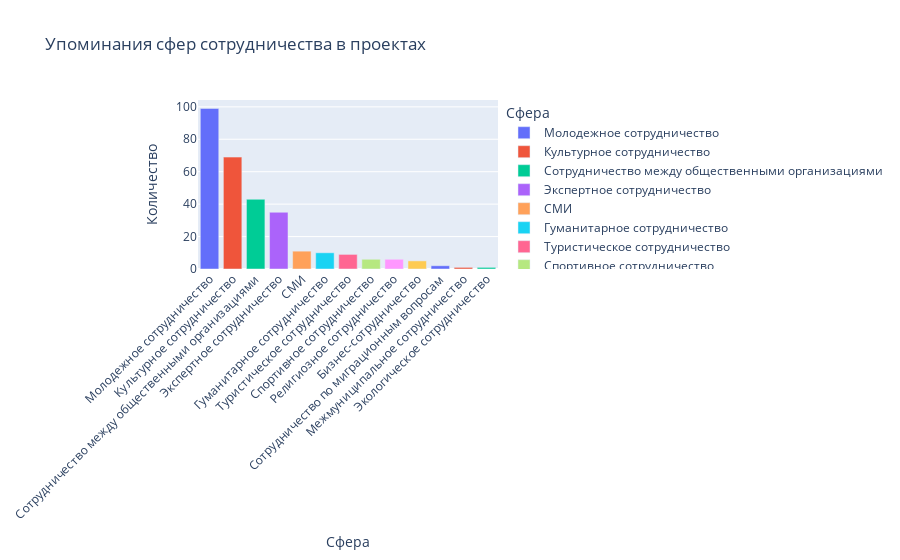
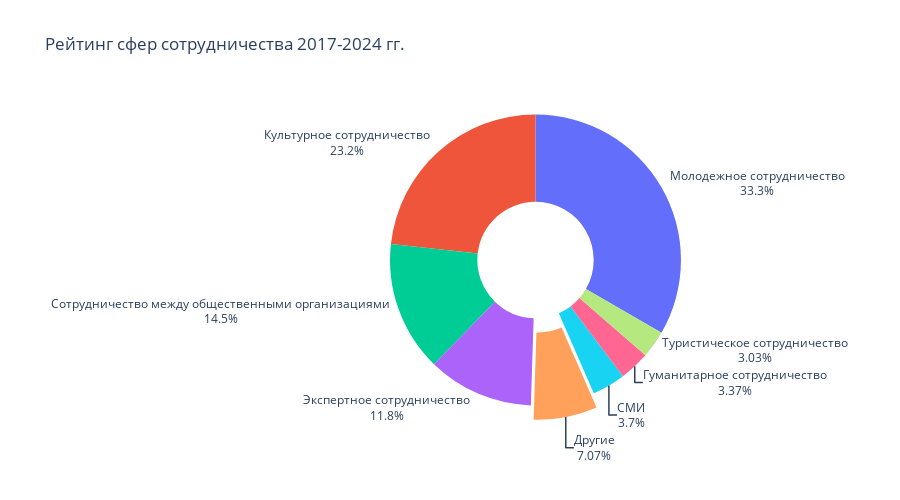
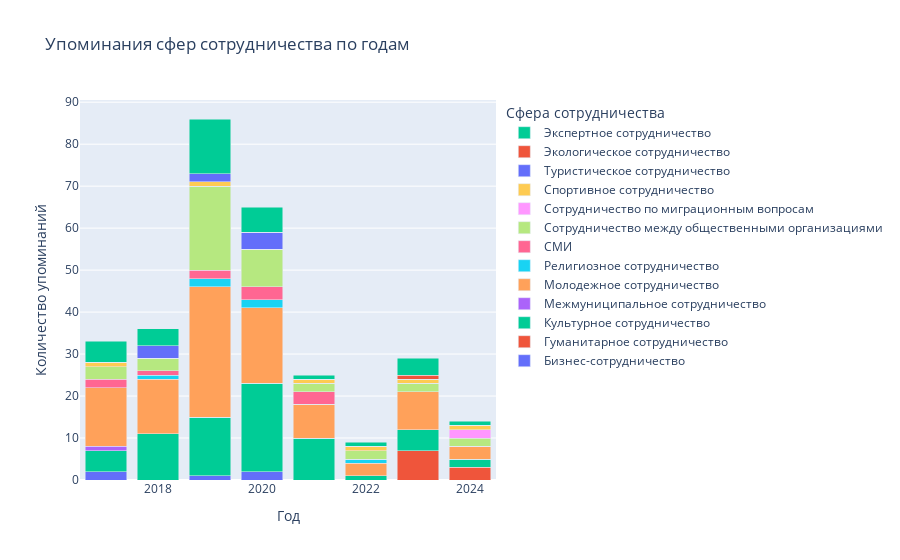

Notebook code for these charts, in order:
### Code cell
import pandas as pd
import mysql.connector
import plotly.express as px
import plotly.graph_objects as go

# Подключение к базе данных
db_config = {
    'host': 'localhost',
    'database': 'projectsdb',
    'user': 'root',
    'password': 'NewStrongPassword'
}

# Загрузка SQL-запроса из файла
with open("../sql_queries/9_cooperation_ranking.sql", "r", encoding="utf-8") as f:
    query = f.read()

# Получение данных
conn = mysql.connector.connect(**db_config)
df = pd.read_sql(query, conn)
conn.close()

# === Гистограмма: Количество упоминаний сфер сотрудничества ===
df_sorted = df.sort_values(by='Количество_упоминаний', ascending=False)

fig_bar = px.bar(
    df_sorted,
    x='Сфера_сотрудничества',
    y='Количество_упоминаний',
    color='Сфера_сотрудничества',
    title='Упоминания сфер сотрудничества в проектах',
    labels={'Сфера_сотрудничества': 'Сфера', 'Количество_упоминаний': 'Количество'},
)
fig_bar.update_layout(xaxis_tickangle=-45)
fig_bar.show()

# === Круговая диаграмма: Рейтинг сфер сотрудничества ===
top_n = 7
df_top = df_sorted.head(top_n).copy()
df_rest = df_sorted.iloc[top_n:].copy()
other_sum = df_rest['Количество_упоминаний'].sum()

df_other = pd.DataFrame({
    'Сфера_сотрудничества': ['Другие'],
    'Количество_упоминаний': [other_sum]
})

df_pie = pd.concat([df_top, df_other], ignore_index=True)

fig_pie = px.pie(
    df_pie,
    names='Сфера_сотрудничества',
    values='Количество_упоминаний',
    title='Рейтинг сфер сотрудничества',
    hole=0.4
)

# Убираем подписи внутри кругов
fig_pie.update_traces(textinfo='none')

# Добавляем текст рядом с секторами, показывая проценты и названия
fig_pie.update_traces(
    hoverinfo='label+percent',  # Показываем проценты при наведении
    textposition='outside',  # Тексты будут вынесены наружу
    pull=[0.1 if i == len(df_pie) - 1 else 0 for i in range(len(df_pie))],  # Делаем сектор "Другие" чуть больше
    textinfo='percent+label'  # Показываем процент и название на внешней части сектора
)

# Обновляем макет, убираем легенду
fig_pie.update_layout(
    title='Рейтинг сфер сотрудничества 2017-2024 гг.',
    showlegend=False,  # Убираем легенду
    height=500
)

fig_pie.show()

# === Визуализация по годам (stacked bar) ===
year_query = """
SELECT 
    СС.Название AS Сфера_сотрудничества,
    П.Год,
    COUNT(*) AS Количество_упоминаний
FROM 
    Проект_Сфера ПС
JOIN 
    Сфера_сотрудничества СС ON ПС.Сфера_id = СС.ID
JOIN
    Проект П ON ПС.Проект_id = П.ID
GROUP BY 
    СС.Название, П.Год
ORDER BY 
    П.Год, Количество_упоминаний DESC;
"""

conn = mysql.connector.connect(**db_config)
df_year = pd.read_sql(year_query, conn)
conn.close()

pivot_df = df_year.pivot(index='Год', columns='Сфера_сотрудничества', values='Количество_упоминаний').fillna(0)

fig_stacked = go.Figure()
for col in pivot_df.columns:
    fig_stacked.add_trace(
        go.Bar(name=col, x=pivot_df.index, y=pivot_df[col])
    )

fig_stacked.update_layout(
    barmode='stack',
    title='Упоминания сфер сотрудничества по годам',
    xaxis_title='Год',
    yaxis_title='Количество упоминаний',
    legend_title='Сфера сотрудничества'
)
fig_stacked.show()

### Figure 1 — Plotly figure (JSON) as saved in the notebook; plotly's stock layout.template omitted (floating-point values rounded to 4 significant figures)
{"data": [{"hovertemplate": "Сфера=%{x}<br>Количество=%{y}<extra></extra>", "legendgroup": "Молодежное сотрудничество", "marker": {"color": "#636efa", "pattern": {"shape": ""}}, "name": "Молодежное сотрудничество", "orientation": "v", "showlegend": true, "textposition": "auto", "type": "bar", "x": ["Молодежное сотрудничество"], "xaxis": "x", "y": [99], "yaxis": "y"}, {"hovertemplate": "Сфера=%{x}<br>Количество=%{y}<extra></extra>", "legendgroup": "Культурное сотрудничество", "marker": {"color": "#EF553B", "pattern": {"shape": ""}}, "name": "Культурное сотрудничество", "orientation": "v", "showlegend": true, "textposition": "auto", "type": "bar", "x": ["Культурное сотрудничество"], "xaxis": "x", "y": [69], "yaxis": "y"}, {"hovertemplate": "Сфера=%{x}<br>Количество=%{y}<extra></extra>", "legendgroup": "Сотрудничество между общественными организациями", "marker": {"color": "#00cc96", "pattern": {"shape": ""}}, "name": "Сотрудничество между общественными организациями", "orientation": "v", "showlegend": true, "textposition": "auto", "type": "bar", "x": ["Сотрудничество между общественными организациями"], "xaxis": "x", "y": [43], "yaxis": "y"}, {"hovertemplate": "Сфера=%{x}<br>Количество=%{y}<extra></extra>", "legendgroup": "Экспертное сотрудничество", "marker": {"color": "#ab63fa", "pattern": {"shape": ""}}, "name": "Экспертное сотрудничество", "orientation": "v", "showlegend": true, "textposition": "auto", "type": "bar", "x": ["Экспертное сотрудничество"], "xaxis": "x", "y": [35], "yaxis": "y"}, {"hovertemplate": "Сфера=%{x}<br>Количество=%{y}<extra></extra>", "legendgroup": "СМИ", "marker": {"color": "#FFA15A", "pattern": {"shape": ""}}, "name": "СМИ", "orientation": "v", "showlegend": true, "textposition": "auto", "type": "bar", "x": ["СМИ"], "xaxis": "x", "y": [11], "yaxis": "y"}, {"hovertemplate": "Сфера=%{x}<br>Количество=%{y}<extra></extra>", "legendgroup": "Гуманитарное сотрудничество", "marker": {"color": "#19d3f3", "pattern": {"shape": ""}}, "name": "Гуманитарное сотрудничество", "orientation": "v", "showlegend": true, "textposition": "auto", "type": "bar", "x": ["Гуманитарное сотрудничество"], "xaxis": "x", "y": [10], "yaxis": "y"}, {"hovertemplate": "Сфера=%{x}<br>Количество=%{y}<extra></extra>", "legendgroup": "Туристическое сотрудничество", "marker": {"color": "#FF6692", "pattern": {"shape": ""}}, "name": "Туристическое сотрудничество", "orientation": "v", "showlegend": true, "textposition": "auto", "type": "bar", "x": ["Туристическое сотрудничество"], "xaxis": "x", "y": [9], "yaxis": "y"}, {"hovertemplate": "Сфера=%{x}<br>Количество=%{y}<extra></extra>", "legendgroup": "Спортивное сотрудничество", "marker": {"color": "#B6E880", "pattern": {"shape": ""}}, "name": "Спортивное сотрудничество", "orientation": "v", "showlegend": true, "textposition": "auto", "type": "bar", "x": ["Спортивное сотрудничество"], "xaxis": "x", "y": [6], "yaxis": "y"}, {"hovertemplate": "Сфера=%{x}<br>Количество=%{y}<extra></extra>", "legendgroup": "Религиозное сотрудничество", "marker": {"color": "#FF97FF", "pattern": {"shape": ""}}, "name": "Религиозное сотрудничество", "orientation": "v", "showlegend": true, "textposition": "auto", "type": "bar", "x": ["Религиозное сотрудничество"], "xaxis": "x", "y": [6], "yaxis": "y"}, {"hovertemplate": "Сфера=%{x}<br>Количество=%{y}<extra></extra>", "legendgroup": "Бизнес-сотрудничество", "marker": {"color": "#FECB52", "pattern": {"shape": ""}}, "name": "Бизнес-сотрудничество", "orientation": "v", "showlegend": true, "textposition": "auto", "type": "bar", "x": ["Бизнес-сотрудничество"], "xaxis": "x", "y": [5], "yaxis": "y"}, {"hovertemplate": "Сфера=%{x}<br>Количество=%{y}<extra></extra>", "legendgroup": "Сотрудничество по миграционным вопросам", "marker": {"color": "#636efa", "pattern": {"shape": ""}}, "name": "Сотрудничество по миграционным вопросам", "orientation": "v", "showlegend": true, "textposition": "auto", "type": "bar", "x": ["Сотрудничество по миграционным вопросам"], "xaxis": "x", "y": [2], "yaxis": "y"}, {"hovertemplate": "Сфера=%{x}<br>Количество=%{y}<extra></extra>", "legendgroup": "Межмуниципальное сотрудничество", "marker": {"color": "#EF553B", "pattern": {"shape": ""}}, "name": "Межмуниципальное сотрудничество", "orientation": "v", "showlegend": true, "textposition": "auto", "type": "bar", "x": ["Межмуниципальное сотрудничество"], "xaxis": "x", "y": [1], "yaxis": "y"}, {"hovertemplate": "Сфера=%{x}<br>Количество=%{y}<extra></extra>", "legendgroup": "Экологическое сотрудничество", "marker": {"color": "#00cc96", "pattern": {"shape": ""}}, "name": "Экологическое сотрудничество", "orientation": "v", "showlegend": true, "textposition": "auto", "type": "bar", "x": ["Экологическое сотрудничество"], "xaxis": "x", "y": [1], "yaxis": "y"}], "layout": {"barmode": "relative", "legend": {"title": {"text": "Сфера"}, "tracegroupgap": 0}, "title": {"text": "Упоминания сфер сотрудничества в проектах"}, "xaxis": {"anchor": "y", "categoryarray": ["Молодежное сотрудничество", "Культурное сотрудничество", "Сотрудничество между общественными организациями", "Экспертное сотрудничество", "СМИ", "Гуманитарное сотрудничество", "Туристическое сотрудничество", "Спортивное сотрудничество", "Религиозное сотрудничество", "Бизнес-сотрудничество", "Сотрудничество по миграционным вопросам", "Межмуниципальное сотрудничество", "Экологическое сотрудничество"], "categoryorder": "array", "domain": [0, 1], "tickangle": -45, "title": {"text": "Сфера"}}, "yaxis": {"anchor": "x", "domain": [0, 1], "title": {"text": "Количество"}}}}

### Figure 2 — Plotly figure (JSON) as saved in the notebook; plotly's stock layout.template omitted (floating-point values rounded to 4 significant figures)
{"data": [{"domain": {"x": [0, 1], "y": [0, 1]}, "hole": 0.4, "hoverinfo": "label+percent", "hovertemplate": "Сфера_сотрудничества=%{label}<br>Количество_упоминаний=%{value}<extra></extra>", "labels": ["Молодежное сотрудничество", "Культурное сотрудничество", "Сотрудничество между общественными организациями", "Экспертное сотрудничество", "СМИ", "Гуманитарное сотрудничество", "Туристическое сотрудничество", "Другие"], "legendgroup": "", "name": "", "pull": [0, 0, 0, 0, 0, 0, 0, 0.1], "showlegend": true, "textinfo": "percent+label", "textposition": "outside", "type": "pie", "values": [99, 69, 43, 35, 11, 10, 9, 21]}], "layout": {"height": 500, "legend": {"tracegroupgap": 0}, "showlegend": false, "title": {"text": "Рейтинг сфер сотрудничества 2017-2024 гг."}}}

### Figure 3 — Plotly figure (JSON) as saved in the notebook; plotly's stock layout.template omitted (floating-point values rounded to 4 significant figures)
{"data": [{"name": "Бизнес-сотрудничество", "type": "bar", "x": [2017, 2018, 2019, 2020, 2021, 2022, 2023, 2024], "y": [2.0, 0.0, 1.0, 2.0, 0.0, 0.0, 0.0, 0.0]}, {"name": "Гуманитарное сотрудничество", "type": "bar", "x": [2017, 2018, 2019, 2020, 2021, 2022, 2023, 2024], "y": [0.0, 0.0, 0.0, 0.0, 0.0, 0.0, 7.0, 3.0]}, {"name": "Культурное сотрудничество", "type": "bar", "x": [2017, 2018, 2019, 2020, 2021, 2022, 2023, 2024], "y": [5.0, 11.0, 14.0, 21.0, 10.0, 1.0, 5.0, 2.0]}, {"name": "Межмуниципальное сотрудничество", "type": "bar", "x": [2017, 2018, 2019, 2020, 2021, 2022, 2023, 2024], "y": [1.0, 0.0, 0.0, 0.0, 0.0, 0.0, 0.0, 0.0]}, {"name": "Молодежное сотрудничество", "type": "bar", "x": [2017, 2018, 2019, 2020, 2021, 2022, 2023, 2024], "y": [14.0, 13.0, 31.0, 18.0, 8.0, 3.0, 9.0, 3.0]}, {"name": "Религиозное сотрудничество", "type": "bar", "x": [2017, 2018, 2019, 2020, 2021, 2022, 2023, 2024], "y": [0.0, 1.0, 2.0, 2.0, 0.0, 1.0, 0.0, 0.0]}, {"name": "СМИ", "type": "bar", "x": [2017, 2018, 2019, 2020, 2021, 2022, 2023, 2024], "y": [2.0, 1.0, 2.0, 3.0, 3.0, 0.0, 0.0, 0.0]}, {"name": "Сотрудничество между общественными организациями", "type": "bar", "x": [2017, 2018, 2019, 2020, 2021, 2022, 2023, 2024], "y": [3.0, 3.0, 20.0, 9.0, 2.0, 2.0, 2.0, 2.0]}, {"name": "Сотрудничество по миграционным вопросам", "type": "bar", "x": [2017, 2018, 2019, 2020, 2021, 2022, 2023, 2024], "y": [0.0, 0.0, 0.0, 0.0, 0.0, 0.0, 0.0, 2.0]}, {"name": "Спортивное сотрудничество", "type": "bar", "x": [2017, 2018, 2019, 2020, 2021, 2022, 2023, 2024], "y": [1.0, 0.0, 1.0, 0.0, 1.0, 1.0, 1.0, 1.0]}, {"name": "Туристическое сотрудничество", "type": "bar", "x": [2017, 2018, 2019, 2020, 2021, 2022, 2023, 2024], "y": [0.0, 3.0, 2.0, 4.0, 0.0, 0.0, 0.0, 0.0]}, {"name": "Экологическое сотрудничество", "type": "bar", "x": [2017, 2018, 2019, 2020, 2021, 2022, 2023, 2024], "y": [0.0, 0.0, 0.0, 0.0, 0.0, 0.0, 1.0, 0.0]}, {"name": "Экспертное сотрудничество", "type": "bar", "x": [2017, 2018, 2019, 2020, 2021, 2022, 2023, 2024], "y": [5.0, 4.0, 13.0, 6.0, 1.0, 1.0, 4.0, 1.0]}], "layout": {"barmode": "stack", "legend": {"title": {"text": "Сфера сотрудничества"}}, "title": {"text": "Упоминания сфер сотрудничества по годам"}, "xaxis": {"title": {"text": "Год"}}, "yaxis": {"title": {"text": "Количество упоминаний"}}}}
